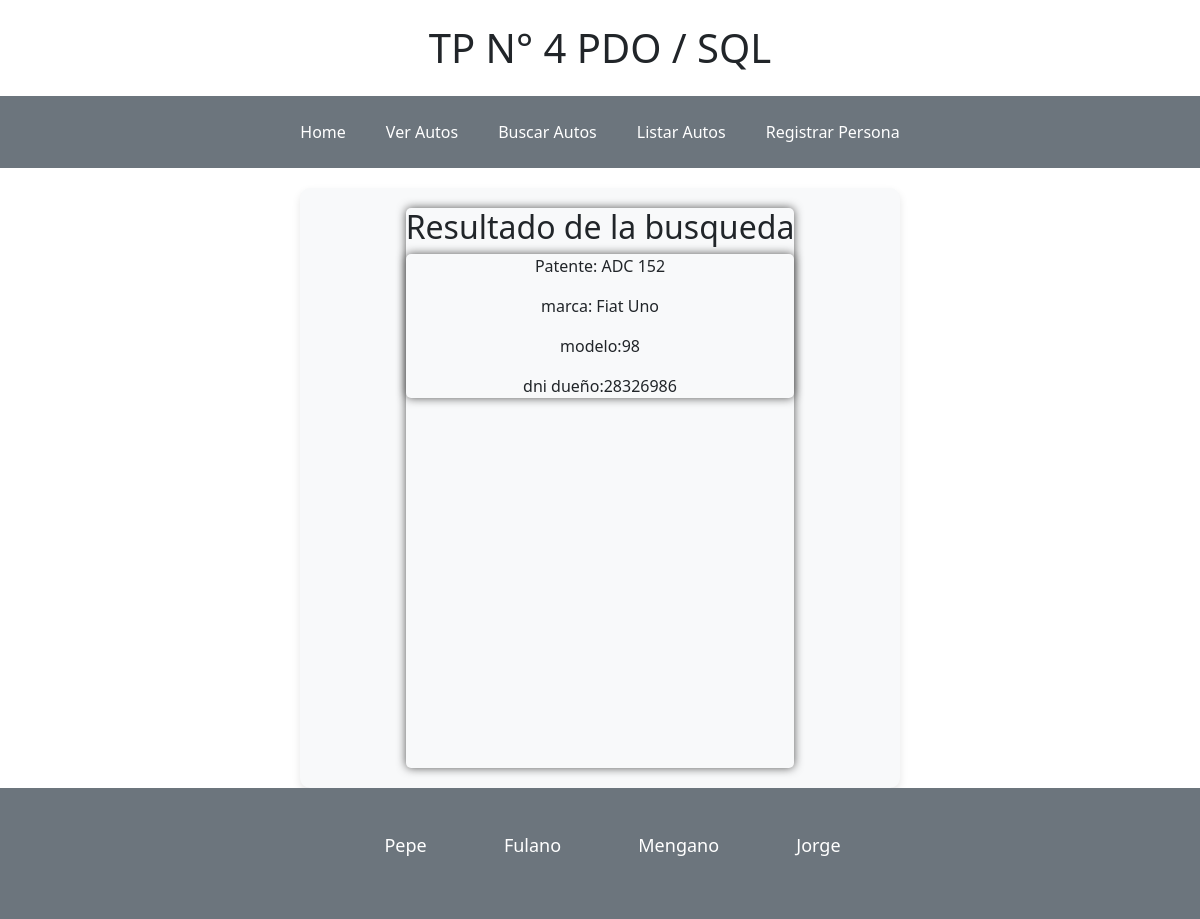
Screenshot of /Vista/Action/accionBuscarAuto.php with the database file from the repository.
### tables this page shows
CREATE TABLE `auto` (
  `Patente` varchar(10) NOT NULL,
  `Marca` varchar(50) NOT NULL,
  `Modelo` int(11) NOT NULL,
  `DniDuenio` varchar(10) NOT NULL,
  PRIMARY KEY  (`Patente`)
);

### Modelo/Auto.php (called while the page is built, shortened)
<?php
include_once 'Conector/BaseDatos.php';
class Auto extends BaseDatos {
    private $patente;
    private $marca;
    private $dniDuenio;
    private $modelo;
    public function __construct() {
        $this->patente = "";
        $this->marca = "";
        $this->modelo = "";
    }
    public function getPatente() {
        return $this->patente;
    }
    public function setPatente($patente) {
        $this->patente = $patente;
    }
    public function getMarca() {
        return $this->marca;
    }
    public function setMarca($marca) {
        $this->marca = $marca;
    }
    public function getDniDuenio() {
        return $this->dniDuenio;
    }
    public function setDniDuenio($dniDuenio) {
        $this->dniDuenio = $dniDuenio;
    }
    public function getModelo() {
        return $this->modelo;
    }
    public function setModelo($modelo) {
        $this->modelo = $modelo;
    }
    public function listar($parametro="") {
        $arreglo = array();
        $base = new BaseDatos();
        $sql = "SELECT * FROM auto";
        if ($parametro != "") {
            $sql .= ' WHERE '.$parametro;
        }
        $res = $base->Ejecutar($sql);
        if($res > -1) {
            if($res > 0) {
                while ($row = $base->Registro()) {
                    $obj = new Auto();
                    $obj->setear($row['Patente'], $row['Marca'], $row['Modelo'], $row['DniDuenio']);
                    array_push($arreglo, $obj);
                }
            }
        } else {
            $this->setMensajeOperacion("Auto->listar: ".$base->getError());
        }
        return $arreglo;
    }
}

### Modelo/Conector/BaseDatos.php (called while the page is built, shortened)
<?php
class BaseDatos extends PDO {
    public function Ejecutar($sql){
        if ( stristr($sql,"select")){
            $resp =  $this->EjecutarSelect($sql);
        }
        return $resp;
   }
   private function EjecutarSelect($sql){
       $cant = -1;
       $resultado=parent::query($sql);
       if(!$resultado){
           $this->analizarDebug();
       }else {
          $arregloResult = $resultado->fetchAll();
          $cant = count($arregloResult);
       }
       return $cant;
   }
}

### Control/AbmAuto.php (called while the page is built, shortened)
<?php
class AbmAuto{
    public function buscar($param) {
        $where = " true ";
        $obj = new Auto();
        $arreglo = $obj->listar($where);
        return $arreglo;
    }
}
?>

### Vista/Action/accionBuscarAuto.php (the view, shortened to what this page needs)
<?php include "../Estructura/Header.php";?>
    <div class="container cont-form">
        <div class="respuestaBuscarAuto">
        <?php
        include '../../Modelo/Auto.php';
        include '../../Control/AbmAuto.php';
        $abm = new AbmAuto();
        $datos = data_submitted();
        $patente = ["patente" => $datos["patente"]];
        $auto = $abm->buscar($patente);
        if(isset($auto[0])){
            echo "<h2>Resultado de la busqueda</h2>";
            $autoEncontrado = $auto[0];
            echo "<div class='respuestaBuscarAuto'>
            <p>Patente: {$autoEncontrado->getPatente()}</p>
            <p>marca: {$autoEncontrado->getMarca()}</p>
            <p>modelo:{$autoEncontrado->getModelo()}</p>
            <p>dni dueño:{$autoEncontrado->getDniDuenio()}</p>
            </div>";
        }else{
            echo "<h2>Auto no encontrado</h2>";
        }?>
        </div>
    </div>
<?php include_once "../Estructura/Footer.php"?>

### Vista/Assets/styles.css (style rules this page uses)
.cont-form { display: flex; min-height: 600px; justify-content: center; text-align: center; align-items: top; max-height: 50% !important; background-color: #f8f9fa; max-width: 50%; padding: 20px; border-radius: 10px; box-shadow: 0 4px 8px rgba(0, 0, 0, 0.1); margin-top: 20px; }
.respuestaBuscarAuto { border-radius: 5px; box-shadow: 0 0 10px rgb(85, 85, 85); }

### rows the page displays
auto: Patente "ADC 152", Marca "Fiat Uno", Modelo "98", DniDuenio "28326986"
